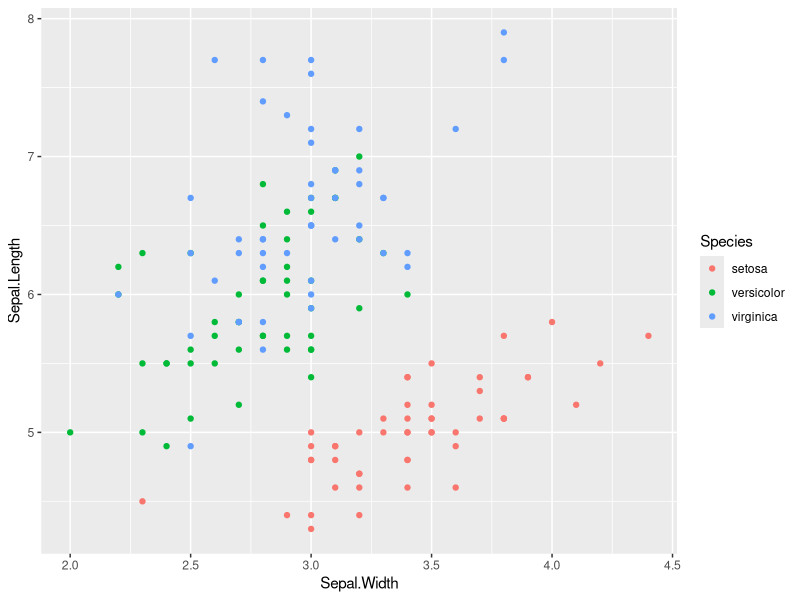
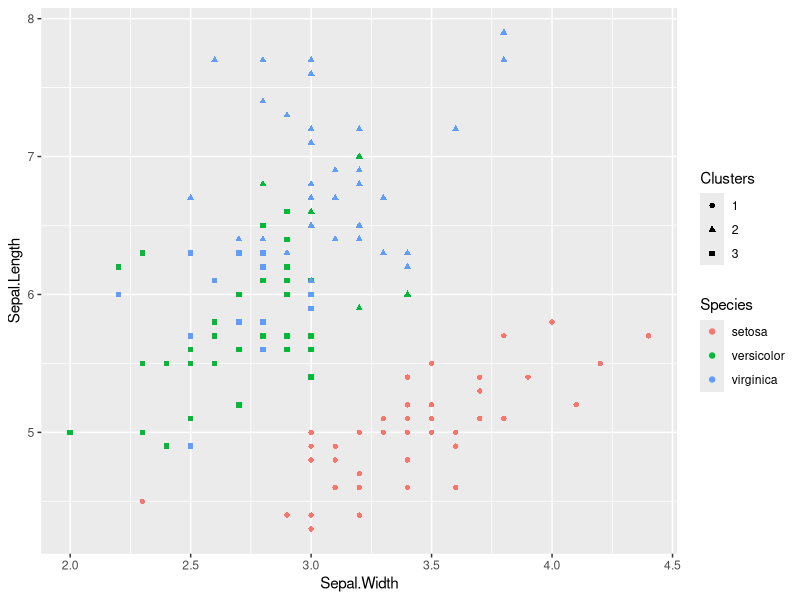
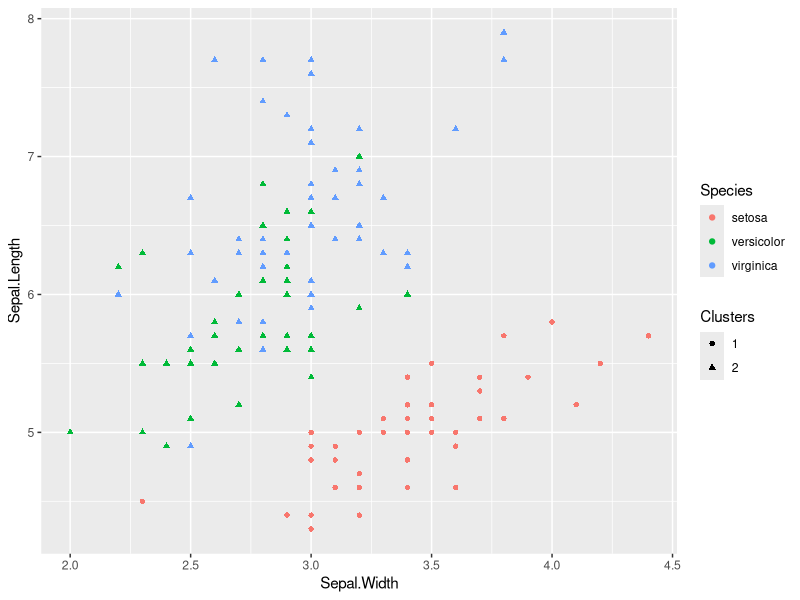
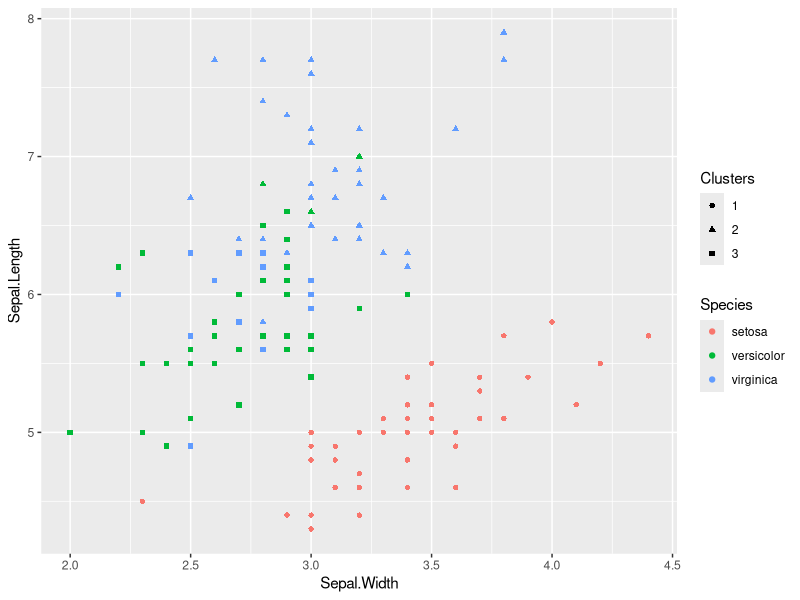
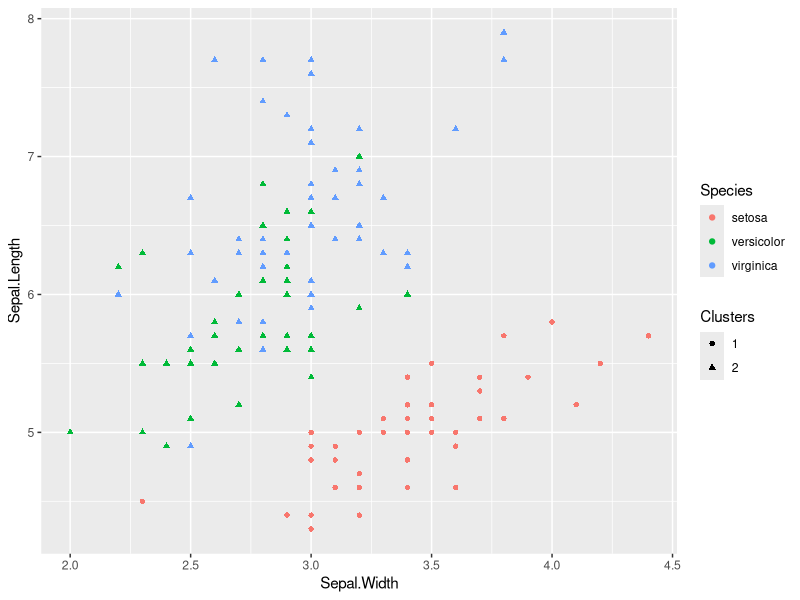
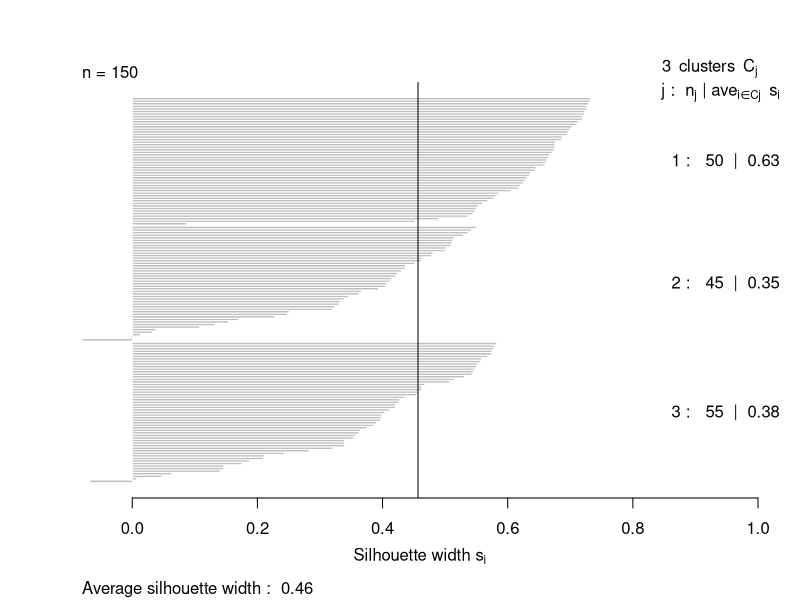
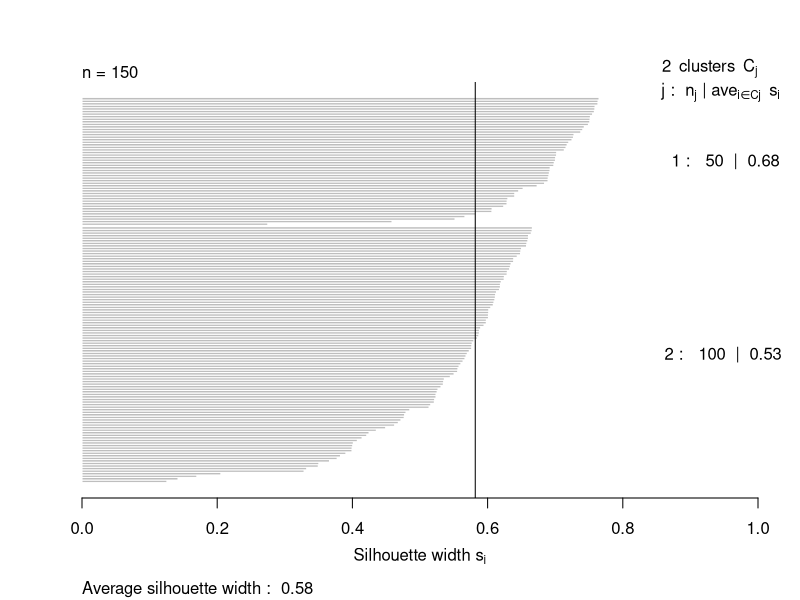
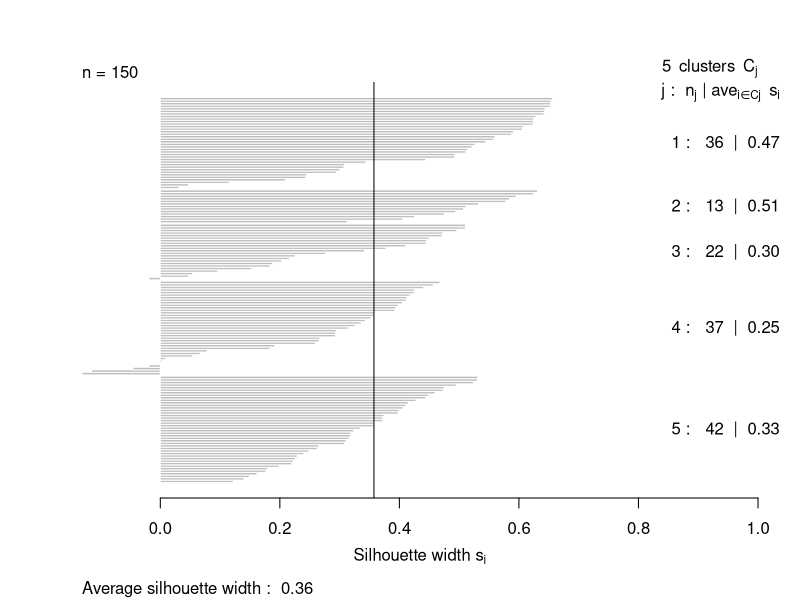

Source code (R) for these figures, in order:
## ---- chunk 1
knitr::opts_chunk$set(echo = TRUE,warning=FALSE,message=FALSE,fig.height=3,fig.width=5)
## ---- chunk 2
library(ggplot2)
data(iris) # help(iris)
head(iris) # plot sepal length vs width with labels
## ---- chunk 3
ggplot(iris,aes(x=Sepal.Width,y=Sepal.Length,color=Species)) + 
  geom_point()
## ---- chunk 4
library(dplyr)
irisX <- iris %>% select(-Species) %>% scale()
kout3 <- kmeans(irisX,centers=3,nstart=10)
iris <- data.frame(iris,Clusters=factor(kout3$cluster))
with(iris,table(Species,Clusters))
## ---- chunk 5
ggplot(iris,
       aes(x=Sepal.Width,y=Sepal.Length,color=Species,shape=Clusters)) +
  geom_point()
## ---- chunk 6
kout2 <- kmeans(irisX,centers=2,nstart=10)
iris$Clusters <- factor(kout2$cluster)
with(iris,table(Species,Clusters))
## ---- chunk 7
ggplot(iris,
       aes(x=Sepal.Width,y=Sepal.Length,color=Species,shape=Clusters)) +
  geom_point()
## ---- chunk 8
library(cluster)
pout3 <- pam(irisX,k=3)
iris$Clusters <- factor(pout3$cluster)
with(iris,table(Species,Clusters))
## ---- chunk 9
ggplot(iris,
       aes(x=Sepal.Width,y=Sepal.Length,color=Species,shape=Clusters)) +
  geom_point()
## ---- chunk 10
pout2 <- pam(irisX,k=2)
iris$Clusters <- factor(pout2$cluster)
with(iris,table(Species,Clusters))
## ---- chunk 11
ggplot(iris,
       aes(x=Sepal.Width,y=Sepal.Length,color=Species,shape=Clusters)) +
  geom_point()
## ---- chunk 12
sil3 <- silhouette(pout3)
plot(sil3,main=""); abline(v=mean(sil3[,"sil_width"]))
## ---- chunk 13
sil2 <- silhouette(pout2)
plot(sil2,main=""); abline(v=mean(sil2[,"sil_width"]))
## ---- chunk 14
sil5 <- silhouette(pam(irisX,k=5))
plot(sil5,main=""); abline(v=mean(sil5[,"sil_width"]))
